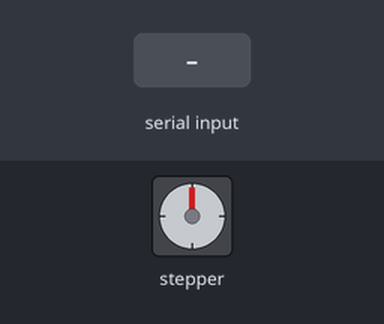
Simulated run of this sketch. Board: ESP32. Parts: stepper motor. Inputs (shaded band) come from the test bench. Nothing arrives over Bluetooth unless stated; stepper angles assume 2048 steps per turn; what the sketch prints to the serial monitor is not drawn.

Above: at 1.2 s.
1.3 s: "90,45\n" received over the second serial link
At 4.0 s:
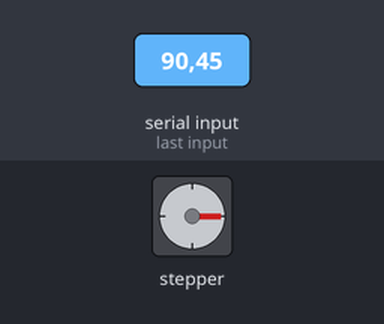
4.3 s: "200\n" received over the second serial link
At 7.2 s:
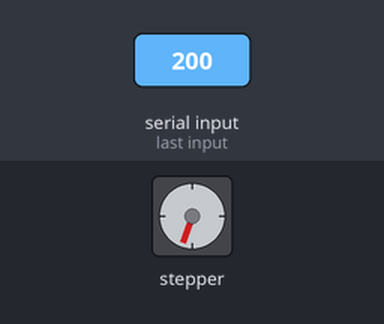
7.3 s: "30,150\n" received over the second serial link
At 11.5 s:
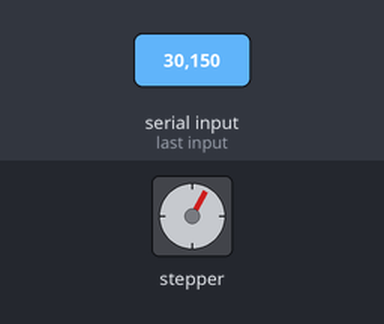
Timing chart, 0 to 13.0 s (numbered marks = the images above; inputs shaded):
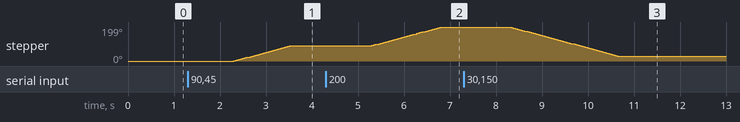

Measured:
- after the input at 1.3 s, stepper: turns 90° clockwise in 1.2 s, starting after 1.0 s
- after the input at 4.3 s, stepper: turns 109° clockwise in 1.5 s, starting after 1.0 s
- after the input at 7.3 s, stepper: turns 170° counter-clockwise in 2.3 s, starting after 1.0 s

The sketch:

gear_singel_test.ino
```cpp
#include <Stepper.h>
#include <BluetoothSerial.h>
#include <Adafruit_MPR121.h>

BluetoothSerial SerialBT;

const int stepsPerRevolution = 2048; // Total steps per full revolution for a 28BYJ-48 stepper motor
const int motorSpeed = 12; // RPM for the stepper motor
Stepper myStepper(stepsPerRevolution, 13, 12, 14, 27);

// MPR121 setup
Adafruit_MPR121 cap = Adafruit_MPR121();
#define MPR121_ADDR 0x5A

int currentAngle = 0; // This will keep track of the current angle position of the stepper

void setup() {
  Serial.begin(9600);
  SerialBT.begin("ESP32_BT");
  myStepper.setSpeed(motorSpeed);

  if (!cap.begin(MPR121_ADDR)) {
    Serial.println("MPR121 not found, check wiring?");
    while (1);
  }
  Serial.println("Setup complete.");

}

void loop() {
  if (SerialBT.available()) {
    String command = SerialBT.readString();
    command.trim();
    if (command.length() > 0) { // Check if command is not empty
      int targetAngle = command.toInt();
      rotateStepperToAngle(targetAngle);
    }
  }
  // mpr121
  static unsigned long lastTouchTime = 0;
  uint16_t touched = cap.touched();

  for (int i = 0; i < 12; i++) {
    if (touched & (1 << i)) {
      if (millis() - lastTouchTime > 500) {  // Debouncing
        SerialBT.print("Pin "); SerialBT.print(i); SerialBT.println(" touched.");
        lastTouchTime = millis();
      }
    }
  }


}

void rotateStepperToAngle(int targetAngle) {
  int angleDifference = targetAngle - currentAngle;

  // Normalize the angle difference to be within -180 to 180 degrees
  if (angleDifference > 180) {
    angleDifference -= 360;
  } else if (angleDifference < -180) {
    angleDifference += 360;
  }

  int stepsToMove = map(angleDifference, -180, 180, -stepsPerRevolution / 2, stepsPerRevolution / 2);
  myStepper.step(stepsToMove);

  currentAngle = targetAngle; // Update the current angle
  currentAngle %= 360; // Ensure the angle stays within 0-359 degrees
  if (currentAngle < 0) currentAngle += 360; // Correct for negative wrap-around

  SerialBT.println("Moved to angle: " + String(targetAngle));
}
```
